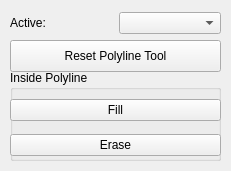
<?xml version="1.0" encoding="UTF-8"?>
<ui version="4.0">
 <class>PolyLineTool</class>
 <widget class="QWidget" name="PolyLineTool">
  <property name="geometry">
   <rect>
    <x>0</x>
    <y>0</y>
    <width>231</width>
    <height>171</height>
   </rect>
  </property>
  <property name="windowTitle">
   <string>Form</string>
  </property>
  <widget class="QWidget" name="layoutWidget_2">
   <property name="geometry">
    <rect>
     <x>10</x>
     <y>10</y>
     <width>211</width>
     <height>26</height>
    </rect>
   </property>
   <layout class="QHBoxLayout" name="activeHLayout">
    <item>
     <widget class="QLabel" name="activeLabel">
      <property name="text">
       <string>Active:</string>
      </property>
     </widget>
    </item>
    <item>
     <widget class="QComboBox" name="activeComboBox"/>
    </item>
   </layout>
  </widget>
  <widget class="QPushButton" name="resetPLButton">
   <property name="geometry">
    <rect>
     <x>10</x>
     <y>40</y>
     <width>211</width>
     <height>32</height>
    </rect>
   </property>
   <property name="text">
    <string>Reset Polyline Tool</string>
   </property>
  </widget>
  <widget class="QGroupBox" name="insidePLGroupBox">
   <property name="geometry">
    <rect>
     <x>10</x>
     <y>70</y>
     <width>211</width>
     <height>91</height>
    </rect>
   </property>
   <property name="title">
    <string>Inside Polyline</string>
   </property>
   <widget class="QWidget" name="layoutWidget">
    <property name="geometry">
     <rect>
      <x>0</x>
      <y>22</y>
      <width>211</width>
      <height>71</height>
     </rect>
    </property>
    <layout class="QVBoxLayout" name="insideVLayout">
     <item>
      <widget class="QPushButton" name="insideFillButton">
       <property name="toolTip">
        <string>Flip across the axial plain</string>
       </property>
       <property name="text">
        <string>Fill</string>
       </property>
      </widget>
     </item>
     <item>
      <widget class="QPushButton" name="insideEraseButton">
       <property name="toolTip">
        <string>Flip across the coronal plain</string>
       </property>
       <property name="text">
        <string>Erase</string>
       </property>
      </widget>
     </item>
    </layout>
   </widget>
  </widget>
 </widget>
 <resources/>
 <connections/>
</ui>
